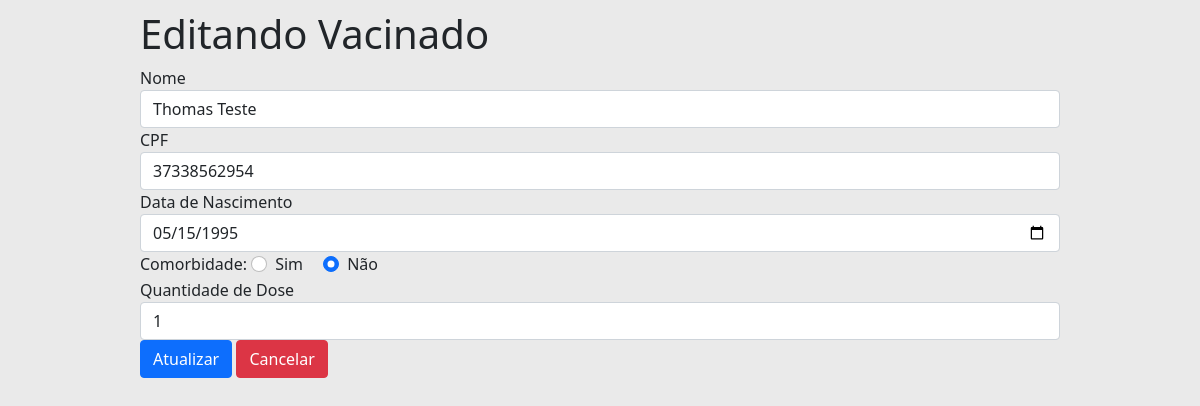
The page /vacinado/editar/949694200620000 on the database its author committed.
### tables this page shows
CREATE TABLE "vacinado"(
    "cns" VARCHAR(15) PRIMARY KEY, 
    "cpf" VARCHAR(11) NOT NULL UNIQUE,
    "nome" VARCHAR(128) NOT NULL,
    "dtNascimento" DATE NOT NULL, 
    "comorbidade" INTEGER, 
    "qtdDose" INTEGER
);

### Pyvacina.py (the view)
@app.route('/vacinado/editar/<string:cns>')
def vacinado_editar(cns):
    vacinado = vacinado_dao.busca_por_cns(cns)
    return render_template('vacinado_editar.html', titulo='Editando Vacinado', vacinado=vacinado)

### DAO/daoVacinado.py (called while the page is built)
    def busca_por_cns(self, cns):
        cursor = self.__db.cursor()
        cursor.execute(SQL_VACINADO_POR_CNS, (cns,))
        tupla = cursor.fetchone()
        if tupla:
            return Vacinado(cns=tupla[0], cpf=tupla[1], nome=tupla[2], dtNascimento=tupla[3], comorbidade=tupla[4], qtdDose=tupla[5])
        return False

### model.py (called while the page is built)
    @property
    def nome(self) -> str:
        return self.__nome

    @property
    def cpf(self) -> str:
        return self.__cpf

    @property
    def cns(self) -> str:
        return self.__cns

    @property
    def dtNascimento(self) -> datetime:
        return self.__dtNasciento

    @property
    def comorbidade(self) -> bool:
        return self.__comorbidade

    @property
    def qtdDose(self) -> int:
        return self.__qtdDose

### templates/vacinado_editar.html
{% extends "templates.html" %}
{% block conteudo %}
<form action="{{ url_for('vacinado_atualizar', cns=vacinado.cns) }}" method="post">
        <fieldset>
            <div class="form-group">
                <label for="nome">Nome</label>
                <input type="text" id="nome" name="nome" class="form-control" value="{{vacinado.nome}}">
            </div>
            <div class="form-group">
                <label for="cpf">CPF</label>
                <input type="text" id="cpf" name="cpf" class="form-control" value="{{vacinado.cpf}}">
            </div>
            <div class="form-group">
                <label for="nascimento">Data de Nascimento</label>
                <input type="date" id="nascimento" name="nascimento" class="form-control" value="{{vacinado.dtNascimento}}">
            </div>
            <div>
                <labe>Comorbidade:</labe>
                    <div class="form-check form-check-inline">
                        <input class="form-check-input" type="radio" id="comorbidadeTrue" name="comorbidade" value="True" {% if vacinado.comorbidade %} checked {% endif %}>
                        <label for="comorbidadeTrue">Sim</label>
                    </div>
                    <div class="form-check form-check-inline">
                        <input class="form-check-input" type="radio" id="comorbidadeFalse" name="comorbidade" value="False" {% if not vacinado.comorbidade %} checked {% endif %}>
                        <label for="comorbidadeFalse">Não</label>
                    </div>
            </div>
            <div class="form-group">
                <label for="dose">Quantidade de Dose</label>
                <input type="number" id="dose" name="dose" class="form-control" value="{{vacinado.qtdDose}}">
            </div>
            <div>
                <button type="submit" class="btn btn-primary btn-salvar">Atualizar</button>
                <a href="{{url_for('vacinado')}}" class="btn btn-danger">Cancelar</a>
            </div>
        </fieldset>
    </form>
{% endblock %}

### static/app.css (style rules this page uses)
body { padding: 10px; background-color: rgba(232, 232, 232, 0.91) }
.btn { margin-bottom: 10px; }

### rows shown on the page
vacinado: nome "Thomas Teste", cpf "37338562954", nascimento "05/15/1995", comorbidade "☐ Sim", comorbidade "☑ Não", dose "1"

### other values the page prints
{{ titulo }} "Editando Vacinado"
